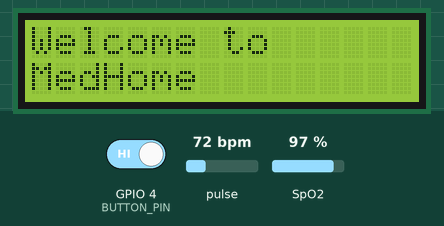
Recording of a sketch running on a simulated ESP32. On the bench: 16×2 character LCD. The test bench sets the inputs (shaded band); at power-on: pulse 72 bpm, SpO2 97 %, GPIO 4 (BUTTON_PIN) HIGH. WiFi joins after 1.5 s; servers stay silent unless stated; uploads are accepted with an empty reply; what the sketch prints to the serial monitor is not drawn.

Above: at 2.7 s.
At 5.8 s:
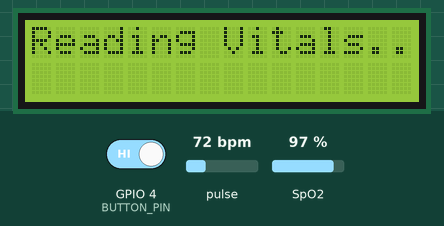
5.9 s: pulse set to 42 bpm
At 16.0 s:
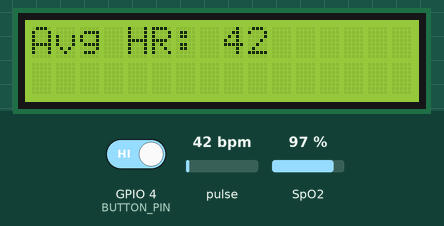
17.7 s: SpO2 set to 80 %
31.7 s: GPIO 4 (BUTTON_PIN) driven LOW
39.2 s: GPIO 4 (BUTTON_PIN) driven HIGH
At 40.0 s:
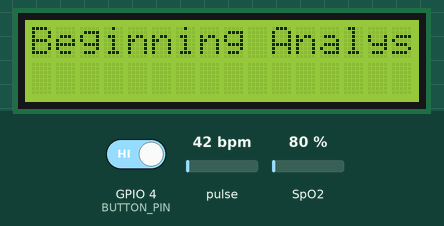
Timing chart, 0 to 42.2 s (numbered marks = the images above; inputs shaded):
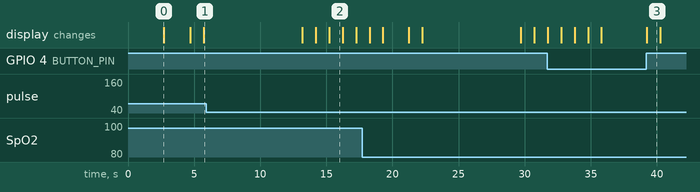

Measured:
- after the input at 39.2 s, the display: changes at once (image 3)
- what the display in image 0 shows lasts 2.0 s, from 2.7 s to 4.7 s
- what the display in image 2 shows lasts 1.0 s, from 15.2 s to 16.2 s

The sketch:

medhome-esp32-firmware.ino
```cpp
#include "WiFi.h"
#include "MAX30105.h"
#include "heartRate.h"
#include "spo2_algorithm.h"
#include <HTTPClient.h>
#include <Wire.h>
#include <LiquidCrystal_I2C.h>

#define WIFI_NETWORK "Carlos's iPhone"
#define WIFI_PASSWORD "12345678"
#define WIFI_TIMEOUT_MS 20000
#define BUTTON_PIN 4
#define SAMPLE_BLOCK 100
#define TOTAL_SAMPLES 500

uint32_t irBuffer[SAMPLE_BLOCK];
uint32_t redBuffer[SAMPLE_BLOCK];
int pressed = 0;

LiquidCrystal_I2C lcd(0x27, 16, 2);

MAX30105 particleSensor;

void connectToWiFi() {
  int wifi = 0;
  lcd.clear();
  delay(100);
  Serial.print("Connecting to WiFi");
  WiFi.mode(WIFI_STA);
  WiFi.begin(WIFI_NETWORK, WIFI_PASSWORD);

  unsigned long startAttemptTime = millis();

  while (WiFi.status() != WL_CONNECTED && millis() - startAttemptTime < WIFI_TIMEOUT_MS) {
    Serial.print(".");
    delay(100);
  }

  if (WiFi.status() != WL_CONNECTED) {
      Serial.println("Failed To Connect!");
      lcd.setCursor(0, 0);
      lcd.print("Failed To Connect");
      delay(1000);
      lcd.clear();
  }
  else {
    Serial.print("Connected To: ");
    Serial.println(WIFI_NETWORK);
    lcd.setCursor(0, 0);
    lcd.print("Connected To:");
    lcd.setCursor(0, 1);
    lcd.print(WIFI_NETWORK);
    delay(1000);
    lcd.clear();
  }
}

void postRequest(int avgHR, int avgSpO2, int weight, int bpS, int bpD) {
  const char* serverURL = "https://ece140b-sp25-medhome.onrender.com/tempdata";

  HTTPClient http;
  http.begin(serverURL);
  http.addHeader("Content-Type", "application/json");

  // Create JSON payload
  String jsonData = "{";
  jsonData += "\"heart_rate\":" + String(avgHR) + ",";
  jsonData += "\"spo2\":" + String(avgSpO2) + ",";
  jsonData += "\"weight\":" + String(weight) + ",";
  jsonData += "\"bp_systolic\":" + String(bpS) + ",";
  jsonData += "\"bp_diastolic\":" + String(bpD);
  jsonData += "}";

  // Send POST request
  int httpResponseCode = http.POST(jsonData);

  // Print the response
  Serial.print("HTTP Response code: ");
  Serial.println(httpResponseCode);
  String response = http.getString();
  lcd.setCursor(0, 0);
  lcd.print(response);
  Serial.println(response);
  delay(750);

  http.end();
}

void getRequest() {
  const char* serverURL = "https://ece140b-sp25-medhome.onrender.com/hello";

  HTTPClient http;
  http.begin(serverURL);

  int httpResponseCode = http.GET();

  if (httpResponseCode > 0) {
    String response = http.getString();
    Serial.println("Response:");
    Serial.println(response);
  } else {
    Serial.print("Error on GET: ");
    Serial.println(httpResponseCode);
  }

  http.end();
}

void LCDSetup() {
  lcd.init();
  lcd.backlight();
  lcd.clear();
}

// === FUNCTION: Reads 500 samples and returns average HR and SpO2 ===
void readVitalsAverage(int &averageHR, int &averageSpO2) {
  int32_t heartRate, spo2;
  int8_t validHR, validSpO2;

  int hrSum = 0, spo2Sum = 0, validCount = 0;

  for (int batch = 0; batch < TOTAL_SAMPLES / SAMPLE_BLOCK; batch++) {
    for (int i = 0; i < SAMPLE_BLOCK; i++) {
      while (!particleSensor.available()) {
        particleSensor.check();
      }
      redBuffer[i] = particleSensor.getRed();
      irBuffer[i] = particleSensor.getIR();
      particleSensor.nextSample();
    }

    maxim_heart_rate_and_oxygen_saturation(irBuffer, SAMPLE_BLOCK, redBuffer,
                                           &spo2, &validSpO2, &heartRate, &validHR);

    if (validHR && validSpO2 && heartRate > 30 && heartRate < 180 && spo2 > 80 && spo2 <= 100) {
      hrSum += heartRate;
      spo2Sum += spo2;
      validCount++;
    }

    delay(50); // brief delay between chunks
  }

  if (validCount > 0) {
    averageHR = hrSum / validCount;
    averageSpO2 = spo2Sum / validCount;
  } else {
    averageHR = -1;
    averageSpO2 = -1;
  }
}

void readWeight(int &weight) {
  Serial.println("200 KG");
  weight = 200;
}

void readBP(int &bpS, int &bpD) {
    Serial.println("120 / 80");
    bpS = 120;
    bpD = 80;
}

void setup() {
  // put your setup code here, to run once:
  Serial.begin(115200);
  connectToWiFi();
  LCDSetup();
  pinMode(BUTTON_PIN, INPUT_PULLUP); // Active LOW button

  if (!particleSensor.begin(Wire, I2C_SPEED_STANDARD)) {
    Serial.println("MAX30102 not found. Check wiring.");
    lcd.setCursor(0, 0);
    lcd.print("PulseOx Error");
    while (1);
  }
  particleSensor.setup(); // Recommended defaults

  lcd.setCursor(0, 0);
  lcd.print("Welcome to");
  lcd.setCursor(0, 1);
  lcd.print("MedHome");
  delay(2000);
  lcd.clear();
}

void loop() {

  if (digitalRead(4) == HIGH) {
    int avgHR = 0, avgSpO2 = 0, weight, bpS, bpD;
    Serial.println("Beginning Analysis");
    lcd.setCursor(0, 0);
    lcd.print("Beginning Analysis");
    delay(1000);
    lcd.clear();

    lcd.setCursor(0, 0);
    lcd.print("Reading Vitals...");
    Serial.println("Reading Vitals...");
    delay(1000);
    readVitalsAverage(avgHR, avgSpO2);
    lcd.clear();

    lcd.setCursor(0, 0);
    lcd.print("Reading Weight...");
    Serial.println("Reading Weight...");
    delay(1000);
    readWeight(weight);
    lcd.clear();

    lcd.setCursor(0, 0);
    lcd.print("Reading BP...");
    Serial.println("Reading Blood Pressure...");
    delay(1000);
    readBP(bpS, bpD);
    lcd.clear();

    lcd.setCursor(0, 0);
    lcd.print("Avg HR: ");
    Serial.print("Average Heart Rate (BPM): ");
    lcd.print(avgHR);
    Serial.println(avgHR);
    delay(1000);
    lcd.clear();

    lcd.setCursor(0, 0);
    lcd.print("Avg SpO2: ");
    Serial.print("Average SpO₂ (%): ");
    lcd.print(avgSpO2);
    Serial.println(avgSpO2);
    delay(1000);
    lcd.clear();

    lcd.setCursor(0, 0);
    lcd.print("Weight: ");
    Serial.print("Weight: ");
    lcd.print(weight);
    Serial.println(weight);
    delay(1000);
    lcd.clear();

    lcd.setCursor(0, 0);
    lcd.print("Blood Pressure: ");
    Serial.print("Blood Pressure: ");

    lcd.setCursor(0, 1);
    lcd.print(bpS);
    lcd.print("/");
    lcd.print(bpD);
    Serial.print(bpS);
    Serial.print("/");
    Serial.println(bpD);
    delay(1000);
    lcd.clear();

    postRequest(avgHR, avgSpO2, weight, bpS, bpD);

    delay(1000);
  }

  else if (pressed == 0) {
    Serial.println("Press the button to start vitals measurement...");
    pressed = 1;
  }

  else if (pressed == 1) {
    delay(10);
  }

}
```
